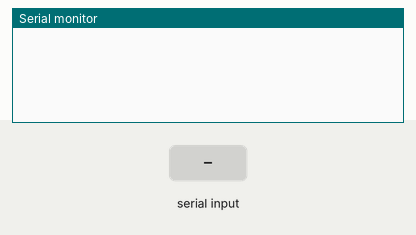
Bench run of a sketch on a simulated Arduino Uno, built with avr-gcc and run on an emulated ATmega328P. Parts: the last lines printed to the serial monitor. The test bench sets the inputs (shaded band). The modem accepts every AT command (registered, SIM ready, sends succeed) and sends nothing else.

Above: at 1.2 s.
1.3 s: "s" received over Serial
At 2.7 s:
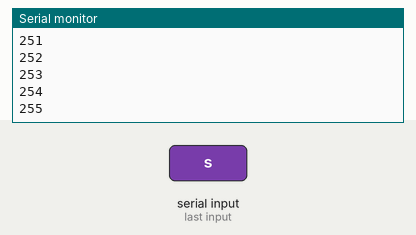
2.8 s: "s" received over the second serial link
At 4.5 s:
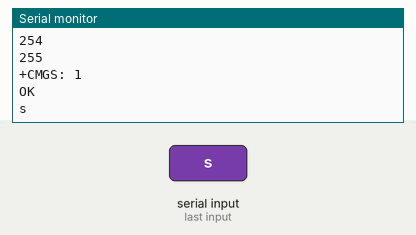
Timing chart, 0 to 6.0 s (numbered marks = the images above; inputs shaded):
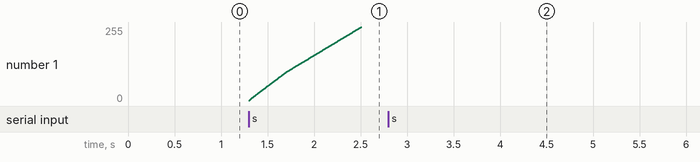

The sketch:

BT.ino
```cpp
/*
AUTHOR: Daniel Chou
DATE: Nov 1, 2021

ECG
0.5~1.5V

EMG
0.2~2V
*/

#include <Wire.h>
#include <SoftwareSerial.h>

SoftwareSerial BTSerial(10, 11); // RX | TX for AT mode
int analoguePin = 3; // A3 pin for analogue reading
long long baudRate = 38400; //set using AT mode command: AT+UART=[baudrate],0,0
/*
 * HC-05 Rx > Arduino Pin 11
 * HC-05 Tx > Arduino Pin 10
 * HC-05 Vcc > Arduino 5V
 * HC-05 GND > Arduino GND
 * HC-05 KEY > Arduino Pin 9
 * EMG and ECG reading connect to A3
 */

void setup()
{
 Serial.begin(9600);  //baud rate of Arduino can go up to 115200, 9600 by default
 //Serial.println("Enter commands:");
 BTSerial.begin(baudRate);
 pinMode(analoguePin, INPUT);

 //pinMode(9, OUTPUT); // this pin will pull the HC-05 pin 34 (key pin) HIGH to switch module to AT mode
 //digitalWrite(9, HIGH);
 //Serial.println("Enter AT commands:");
 //BTSerial.begin(38400); // HC-05 default speed in AT command moe
}


/*
 *BTSerial.write() converts whatever to be sent (eg. string, int, char, byte) into bytes or array of bytes to send
 *APP side: If it is hard-coded to receive as...
 *  1. Text, the bytes will be collected as unsigned char and then combined into a string
 *  2. Byte (1 unsigned Byte for me), each byte (value between 0 and 255) will be received.
 */
unsigned i = 0; unsigned val;
float Amp_scale = 1;

void loop()
{

 // Keep reading from HC-05 and send to Arduino Serial Monitor
 if (BTSerial.available()){
    Serial.println(BTSerial.readString());
 }


 // Keep reading from Arduino Serial Monitor and send to HC-05
 if (Serial.available()){

    //val = analogRead(analoguePin);
    //val = random(0,255);
    //BTSerial.write(val);

    //debug use
    //BTSerial.write(Serial.read());
    if(Serial.read()=='s')
    {
      for(i=0; i < 1023; i+=4)
      {
        val = (i/4)*Amp_scale;
        //Serial.print("sent to BT: ");
        Serial.println(val);
        BTSerial.write(val);
      }
    }

  }
}
```

Measured:
- after the input at 1.3 s, the serial monitor: prints a new line at once (image 1)
